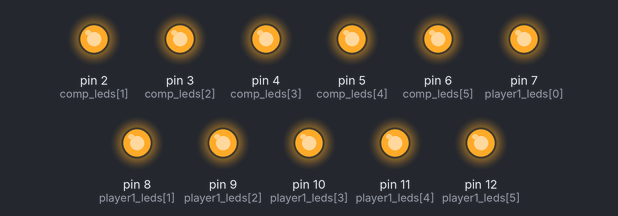
Bench run of a sketch on a simulated Arduino Uno, built with avr-gcc and run on an emulated ATmega328P. On the bench: output pins drawn as LEDs (lit = HIGH). Random numbers use the default seed unless the sketch sets one; pins used as bus, display or sensor lines are not drawn.

Above: at 0.1 s.
At 1.1 s:
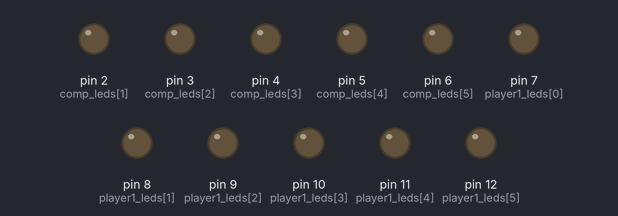
At 3.1 s:
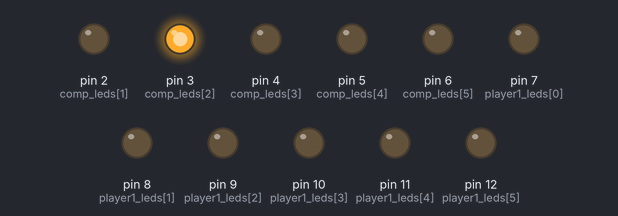
At 5.1 s:
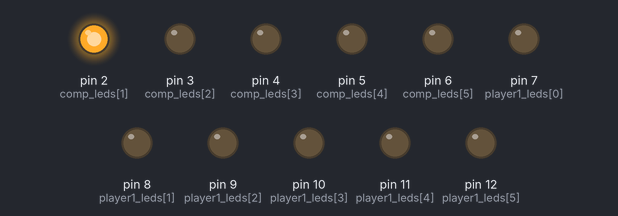
At 17.2 s:
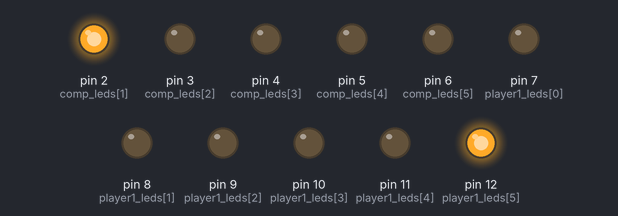
At 38.8 s:
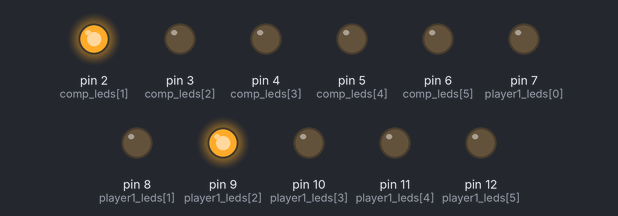
Timing chart, 0 to 40.0 s (numbered marks = the images above):
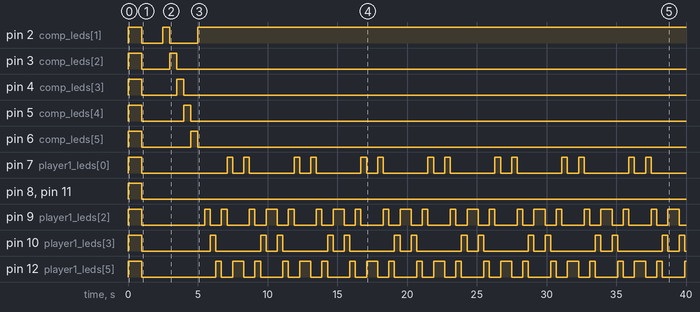

Measured:
- by itself, pin 2 (comp_leds[1]): goes HIGH 1.0 s, LOW 1.5 s, HIGH 0.50 s, LOW 2.0 s, then HIGH
- by itself, pin 3 (comp_leds[2]): LOW → HIGH at 0.00 s, → LOW 1.0 s later, → HIGH 2.0 s later, → LOW 0.50 s later
- by itself, pin 4 (comp_leds[3]): LOW → HIGH at 0.00 s, → LOW 1.0 s later, → HIGH 2.5 s later, → LOW 0.50 s later
- by itself, pin 5 (comp_leds[4]): LOW → HIGH at 0.00 s, → LOW 1.0 s later, → HIGH 3.0 s later, → LOW 0.50 s later
- by itself, pin 6 (comp_leds[5]): LOW → HIGH at 0.00 s, → LOW 1.0 s later, → HIGH 3.5 s later, → LOW 0.50 s later
- by itself, pin 7 (player1_leds[0]): LOW → HIGH at 0.00 s, → LOW 1.0 s later, → HIGH 6.1 s later, → LOW 0.40 s later, … (30 changes in this stretch)
- by itself, pin 8 (player1_leds[1]), pin 11 (player1_leds[4]): LOW → HIGH at 0.00 s, → LOW 1.0 s later
- by itself, pin 9 (player1_leds[2]): LOW → HIGH at 0.00 s, → LOW 1.0 s later, → HIGH 4.5 s later, → LOW 0.40 s later, … (46 changes in this stretch)

The sketch:

assignment2_v3_1HumanPlayer.ino
```cpp
// coop-2-beat-the-comp

// each turn, the computer will choose randomly, one LED, in the his circle
// each player will need to light a parrallel LED in his circle - to beat the computer both of the players have to succeed - cooperate to beat the computer!

int comp_leds[] = {1,2,3,4,5, 6};
int player1_leds[] = {7,8,9,10,11, 12};
int button = 0; // button[0] = player1 control, button[1] = player2 control
bool player_won = true;
int comp_random_index;

void setup() {

  for (int i = 0; i < 13; ++i)
        digitalWrite(i, LOW);

  Serial.begin(9600);
  randomSeed(analogRead(0));
  comp_random_index = random(6);

  for (int i=0; i<6; i++){
    pinMode(comp_leds[i], OUTPUT);
    pinMode(player1_leds[i], OUTPUT);
  }

    for (int i=0; i<2; i++){
      pinMode(button, INPUT_PULLUP);
  }
}

void loop() {

    // initialize a new challenge for the players
    if(player_won){
      player_won = false;
      winning_feedback();
      delay(1000);

      comp_random_index = random(6);
      computer_think_and_choose(comp_random_index);
    }

    // players trial
    int player1_random_index = random(6);
    player_won = players_trial(comp_random_index, player1_random_index);
}


void computer_think_and_choose(int random_index){
  // "thinking" UX - the comp LEDs will light sequently
  // full cycle following with a partial cycle that will stop the sequently lighting up at the LED which fits the random index
  // the chosen LED will light constantly at the second cycle
  for(int i = 0; i<(6+random_index-1); i++){
    digitalWrite(comp_leds[i%6], HIGH);
    delay(500);
    digitalWrite(comp_leds[i%6], LOW);
  }

  digitalWrite(comp_leds[random_index], HIGH);
  delay(500);
}


bool players_trial(int comp_random_index, int player1_index){

  int i = 0;
  bool player1_try = false;
  int speed1 = random(1,6);

  while(!player1_try){

    player1_index = (player1_index + i)%6;
    digitalWrite(player1_leds[player1_index], HIGH);
    delay(100*speed1);
    player1_try = buttonIsPressed(button);
    if(!player1_try){
      digitalWrite(player1_leds[player1_index], LOW);
      i = i+1;
      }
  }

  player_won = (player1_index == comp_random_index);
  if(!player_won){
    failing_feedback(comp_random_index, player1_index);
  }

  return player_won;

}

bool buttonIsPressed(int buttonPin){
  bool button_isPressed = false;
  bool pressed = !digitalRead(buttonPin);  // is the button is pressed? GND (LOW) is connected to the PIN (instead of the 5V (HIGH) with the internal 10ohm resistanse)
  if (pressed){
    button_isPressed = true;
    delay(10);                 // wait till the bouncing phonemanon is ended
    while(!digitalRead(buttonPin));    // wait till the button is unpressed
    delay(10);                // wait till the bouncing phonemanon is ended
  }

  return button_isPressed;
}

void winning_feedback(){
  for(int i=0; i<2; i++){
    for (int j=0; j<6; j++){
      digitalWrite(comp_leds[j], HIGH);
      digitalWrite(player1_leds[j], HIGH);
    }

    delay(500);

    for (int j=0; j<6; j++){
      digitalWrite(comp_leds[j], LOW);
      digitalWrite(player1_leds[j], LOW);
   }

 }
}

void failing_feedback(int com_led, int p1_led) {
  for(int i = 0; i<3; i++){
    digitalWrite(comp_leds[com_led], HIGH);
    digitalWrite(comp_leds[p1_led], HIGH);

    if(i == 2) {
      delay(1000);
      }
    else {
      delay(500);
      }

    digitalWrite(comp_leds[com_led], LOW);
    digitalWrite(comp_leds[p1_led], LOW);

    delay(500);
  }
}
```
